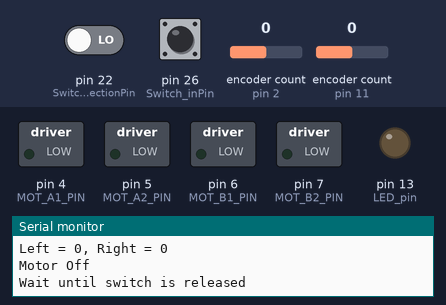
This sketch was run on a simulated Arduino Mega 2560, built with avr-gcc and run on an emulated ATmega2560. Shown: switched loads named in the sketch (green lamp = pin HIGH), output pins drawn as LEDs (lit = HIGH), the last lines printed to the serial monitor. The test bench sets the inputs (shaded band); at power-on: pin 26 (Switch_inPin) HIGH, pin 22 (Switch_directionPin) LOW, encoder count (sensors on pin 2, pin 11) 0.

Above: at 1.2 s.
1.3 s: pin 26 (Switch_inPin) pulled LOW for 0.15 s
At 1.37 s:
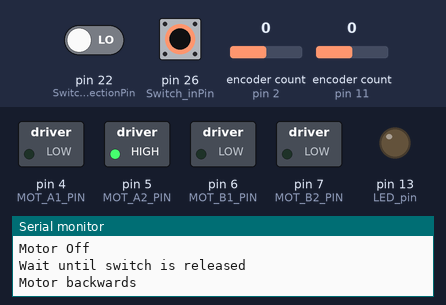
4.4 s: pin 26 (Switch_inPin) pulled LOW for 3.2 s
At 8.8 s:
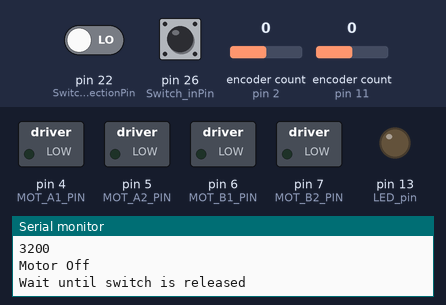
9.1 s: pin 22 (Switch_directionPin) driven HIGH and pin 26 (Switch_inPin) driven LOW
At 9.9 s:
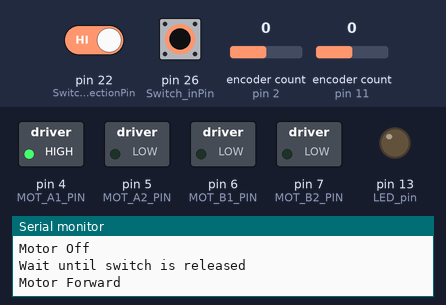
10.6 s: pin 22 (Switch_directionPin) driven LOW
At 11.1 s:
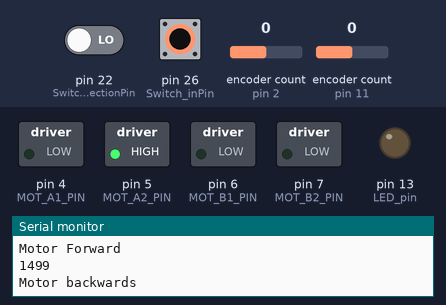
Timing chart, 0 to 14.6 s (numbered marks = the images above; inputs shaded):
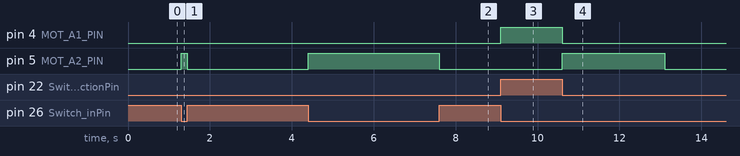

Measured:
- after the input at 1.3 s, pin 5 (MOT_A2_PIN): LOW → HIGH at once, → LOW 0.15 s later
- after the input at 4.4 s, pin 5 (MOT_A2_PIN): LOW → HIGH at once, → LOW 3.2 s later
- after the input at 9.1 s, pin 4 (MOT_A1_PIN): LOW → HIGH at once
- after the input at 10.6 s, pin 4 (MOT_A1_PIN): HIGH → LOW at once; pin 5 (MOT_A2_PIN): LOW → HIGH at once, → LOW 2.5 s later

The sketch:

sketch_with_DCmotor_short.ino
```cpp
/*  Arduino Progarm
*/
#include <Stepper.h>
#include <Encoder.h>

// Change these pin numbers to the pins connected to your encoder.
//   Best Performance: both pins have interrupt capability
//   Good Performance: only the first pin has interrupt capability
//   Low Performance:  neither pin has interrupt capability
Encoder knobLeft(2, 3);
Encoder knobRight(11, 12);
//   avoid using pins with LEDs attached

/* TURN OFF STEPPER
// change this to the number of steps on your motor
#define STEPS 200
// create an instance of the stepper class, specifying
// the number of steps of the motor and the pins it's
// attached to
Stepper stepper(STEPS, 4, 5, 6, 7);
*/

// DC motor settings
const int MOT_A1_PIN = 4;
const int MOT_A2_PIN = 5;
const int MOT_B1_PIN = 6;
const int MOT_B2_PIN = 7;

// defines pins numbers for ultrasonic sensor
const int UltrasonicTrigPin = 9;
const int UltrasonicEchoPin = 10;
// defines variables for ultrasonic sensor
long duration1;
int distance1;

int Switch_inPin = 26;        // the number of the input pin
int Switch_state = HIGH;      // the current state of the output pin
int Switch_reading;           // the current reading from the input pin
int Switch_previous = LOW;    // the previous reading from the input pin
// the follow variables are long's because the time, measured in miliseconds,
// will quickly become a bigger number than can be stored in an int.
long Switch_time = 0;         // the last time the output pin was toggled
long Switch_debounce = 200;   // the debounce time, increase if the output flickers
int Switch_directionPin = 22; // the number of the input pin

// Timer
unsigned long time;

// Extra items
int counter1;
int encoder_down;
int motor_off_encoder;

// LED pin
int LED_pin = 13;

void setup()
{
  Serial.begin(9600); // Starts the serial communication

  /* TURN OFF STEPPER
  // set the speed of the motor to 60 RPMs
  stepper.setSpeed(60);
  */

  // DC motor setup
  // Initialize the stepper driver control pins to output drive mode.
  pinMode(MOT_A1_PIN, OUTPUT);
  pinMode(MOT_A2_PIN, OUTPUT);
  pinMode(MOT_B1_PIN, OUTPUT);
  pinMode(MOT_B2_PIN, OUTPUT);
  // Start with drivers off, motors coasting.
  digitalWrite(MOT_A1_PIN, LOW);
  digitalWrite(MOT_A2_PIN, LOW);
  digitalWrite(MOT_B1_PIN, LOW);
  digitalWrite(MOT_B2_PIN, LOW);

  // Ultrasonic Sensor
  pinMode(UltrasonicTrigPin, OUTPUT); // Sets the trigPin as an Output
  pinMode(UltrasonicEchoPin, INPUT); // Sets the echoPin as an Input

  // Select switch input
  pinMode(Switch_inPin, INPUT);
  pinMode(Switch_directionPin, INPUT);

  // Turn off on-board LED
  pinMode(13, OUTPUT);

  // Initialize digital pin LED_BUILTIN as an output.
  pinMode(LED_pin, OUTPUT);     // alternatively can use "LED_BUILTIN"

  // extra initialize
  counter1 = 0;
  encoder_down = 1085;
  motor_off_encoder = 0;
}

// Encoder setting
long positionLeft  = -999;
long positionRight = -999;

void loop()
{
  // Set left and right encoders
  long newLeft, newRight;
  newLeft = knobLeft.read();
  newRight = knobRight.read();
  if (newLeft != positionLeft || newRight != positionRight) {
    Serial.print("Left = ");
    Serial.print(newLeft);
    Serial.print(", Right = ");
    Serial.print(newRight);
    Serial.println();
    positionLeft = newLeft;
    positionRight = newRight;
  }
  // if a character is sent from the serial monitor,
  // reset both back to zero.
  if (Serial.available()) {
    Serial.read();
    Serial.println("Reset both knobs to zero");
    knobLeft.write(0);
    knobRight.write(0);
  }

  if (digitalRead(Switch_inPin) == LOW && motor_off_encoder == 0){
    counter1 = 0;
    time = millis();
    if (digitalRead(Switch_directionPin) == HIGH) {
      Serial.println("Motor Forward");
      digitalWrite(MOT_A1_PIN, HIGH);
      digitalWrite(MOT_A2_PIN, LOW);
      while ((digitalRead(Switch_directionPin) == HIGH) && (digitalRead(Switch_inPin) == LOW) && (motor_off_encoder == 0)) {
        if (knobLeft.read() <= -1 || millis()-time>9000) {
          motor_off_encoder = 1;  // Automatically turns motor off once conditions are met
        }
      }
      Serial.println(millis()-time);
    }
    if (digitalRead(Switch_directionPin) == LOW) {
      Serial.println("Motor backwards");
      digitalWrite(MOT_A1_PIN, LOW);
      digitalWrite(MOT_A2_PIN, HIGH);
      while ((digitalRead(Switch_directionPin) == LOW) && (digitalRead(Switch_inPin) == LOW) && (motor_off_encoder == 0)) {
        if (knobLeft.read() >= encoder_down || millis()-time>4000) {
          motor_off_encoder = 1;  // Automatically turns motor off once conditions are met
        }
      }
      Serial.println(millis()-time);
    }

    /*
    // Ultrasonic sensor
    // Clears the UltrasonicTrigPin wait 2 micro seconds
    digitalWrite(UltrasonicTrigPin, LOW);
    delayMicroseconds(5);
    // Sets the trigPin on HIGH state for 10 micro seconds
    digitalWrite(UltrasonicTrigPin, HIGH);
    delayMicroseconds(10);
    digitalWrite(UltrasonicTrigPin, LOW);
    // Reads the echoPin, returns the sound wave travel time in microseconds
    duration1 = pulseIn(UltrasonicEchoPin, HIGH);
    // Calculating the distance
    distance1 = duration1 * 0.034 / 2 / 2.54;
    // Prints the distance on the Serial Monitor
    Serial.print("Distance: ");
    Serial.println(distance1);
    delay(250);
    */

    /*
    if (distance1<12 && distance1>1){
      // Turn motor on until encoder is over 12 then stop and reverse until encoder is less than or equal to 0
      //set_motor_pwm(50,MOT_A1_PIN,MOT_A2_PIN);
      //analogWrite(MOT_A1_PIN, 255);
      digitalWrite(MOT_A1_PIN, HIGH);
      digitalWrite(MOT_A2_PIN, LOW);
      time = millis();
      while ((knobLeft.read() < 12) && (millis() < time+1000)) {
      }
      //set_motor_pwm(0,MOT_A1_PIN,MOT_A2_PIN);
      digitalWrite(MOT_A1_PIN, LOW);
      digitalWrite(MOT_A2_PIN, LOW);
      delay(1000);
      //set_motor_pwm(-50,MOT_A1_PIN,MOT_A2_PIN);
      digitalWrite(MOT_A1_PIN, LOW);
      digitalWrite(MOT_A2_PIN, HIGH);
      //analogWrite(MOT_A2_PIN, 255);
      time = millis();
      while ((knobLeft.read() > -2) && (millis() < time+1000)) {
      }
      //set_motor_pwm(0,MOT_A1_PIN,MOT_A2_PIN);
      digitalWrite(MOT_A1_PIN, LOW);
      digitalWrite(MOT_A2_PIN, LOW);

      delay(100);   // Noise in the system was causing the ultrasonic sensor to read a low value?? so adding delay to avoid false positive
    }
    */
  }
  else
  {
    if (counter1 == 0) {
      Serial.println("Motor Off");    // Turns off motor if the door was stopped manually or automatically
      digitalWrite(MOT_A1_PIN, LOW);
      digitalWrite(MOT_A2_PIN, LOW);
      counter1=1;
      Serial.println("Wait until switch is released");
      while (digitalRead(Switch_inPin) == LOW) {
        // Waits in this loop until the switch is turned off to change the direction
      }
      if ((digitalRead(Switch_inPin) == HIGH) && (motor_off_encoder == 1)) {
        Serial.println("Reset encoder shutoff");
        motor_off_encoder = 0;    // Bring encoder shutoff variable back to 0
        delay(100);               // Prevents any switch bounce from briefly turning on motors
      }
    }
    /*
    // Blink LED on and off
    digitalWrite(LED_pin, HIGH);      // turn the LED on (HIGH is the voltage level)
    delay(500);                       // wait
    digitalWrite(LED_pin, LOW);       // turn the LED off by making the voltage LOW
    delay(500);                       // wait
    */
  }


}


/* Unused

  // if the input just went from LOW and HIGH and we've waited long enough
  // to ignore any noise on the circuit, toggle the output pin and remember
  // the time
  if (Switch_reading == HIGH && Switch_previous == LOW && millis() - Switch_time > Switch_debounce) {
    if (Switch_state == HIGH)
      Switch_state = LOW;
    else
      Switch_state = HIGH;

    Switch_time = millis();
  }
  Switch_previous = Switch_reading;

*/
/* switch
   Each time the input pin goes from LOW to HIGH (e.g. because of a push-button
   press), the output pin is toggled from LOW to HIGH or HIGH to LOW.  There's
   a minimum delay between toggles to debounce the circuit (i.e. to ignore
   noise).
   David A. Mellis (21 November 2006)
*/
/*
  int inPin = 2;         // the number of the input pin
  int outPin = 13;       // the number of the output pin

  int state = HIGH;      // the current state of the output pin
  int reading;           // the current reading from the input pin
  int previous = LOW;    // the previous reading from the input pin

  // the follow variables are long's because the time, measured in miliseconds,
  // will quickly become a bigger number than can be stored in an int.
  long time = 0;         // the last time the output pin was toggled
  long debounce = 200;   // the debounce time, increase if the output flickers

  void setup()
  {
  pinMode(inPin, INPUT);
  pinMode(outPin, OUTPUT);
  }

  void loop()
  {
  reading = digitalRead(inPin);

  // if the input just went from LOW and HIGH and we've waited long enough
  // to ignore any noise on the circuit, toggle the output pin and remember
  // the time
  if (reading == HIGH && previous == LOW && millis() - time > debounce) {
    if (state == HIGH)
      state = LOW;
    else
      state = HIGH;

    time = millis();
  }

  digitalWrite(outPin, state);

  previous = reading;
  }


  if (condition1)
  {
  // do Thing A
  }
  else if (condition2)
  {
  // do Thing B
  }
  else
  {
  // do Thing C
  }
*/
```
